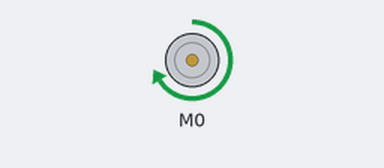
This sketch was run on a simulated ESP32. Parts: DC motor (green arrow = forward, orange = backward, longer = faster).

Above: at 1.0 s.
At 2.05 s:
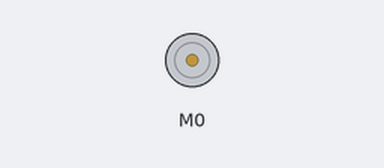
At 3.1 s:
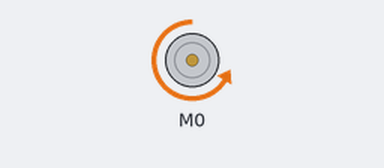
Timing chart, 0 to 5.3 s (numbered marks = the images above):
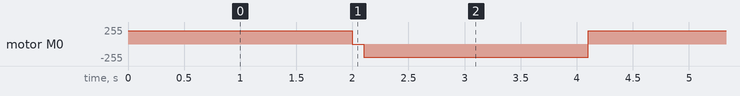

The sketch:

dcmotor_control_test.ino
```cpp
#include <ESP32MX1508.h>

#define PINA 0
#define PINB 4
#define CH1 0                   // 16 Channels (0-15) are availible
#define CH2 1                   // Make sure each pin is a different channel and not in use by other PWM devices (servos, LED's, etc)

// Optional Parameters
#define RES 8                   // Resolution in bits:  8 (0-255),  12 (0-4095), or 16 (0-65535)
#define FREQ  5000              // PWM Frequency in Hz

MX1508 motorA(PINA,PINB, CH1, CH2);                       // Default-  8 bit resoluion at 2500 Hz
//MX1508 motorA(PINA,PINB, CH1, CH2, RES);                // Specify resolution
//MX1508 motorA(PINA,PINB, CH1, CH2, RES, FREQ);          // Specify resolution and frequency

void setup() {}

void loop() {
    motorA.motorGo(200);            // Pass the speed to the motor: 0-255 for 8 bit resolution
    delay(2000);
    motorA.motorStop();             // Soft Stop    -no argument
    delay(100);
    motorA.motorRev(200);           // Pass the speed to the motor: 0-255 for 8 bit resolution
    delay(2000);
    motorA.motorBrake();            // Hard Stop    -no arguement
}
```

Measured:
- by itself, motor M0: repeats every 4.1 s: stopped 0.10 s, backward 200/255 2.0 s, forward 200/255 2.0 s
